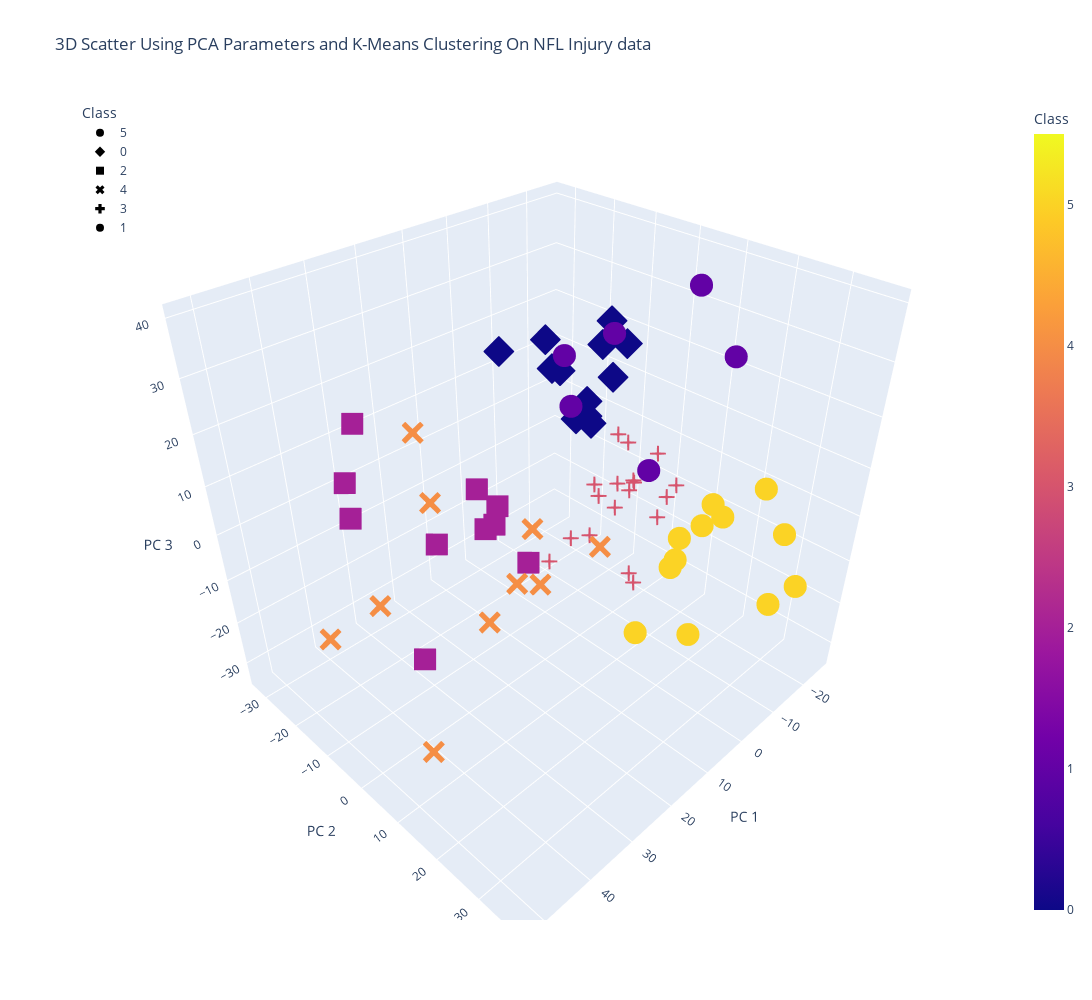

This figure's notebook cell:
### Code cell
fig = px.scatter_3d(
    clustered_play_injuries,
    x="PC 1",
    y="PC 2",
    z="PC 3",
    color='Class',
    symbol='Class',
    width=1200,
    height=1000,
    title="3D Scatter Using PCA Parameters and K-Means Clustering On NFL Injury data",
    hover_name="FieldType",
    hover_data=[clustered_play_injuries.Injury_Duration,
                clustered_play_injuries.Position,
                clustered_play_injuries.Weather,
                clustered_play_injuries.PlayType,
                clustered_play_injuries.StadiumType,
                clustered_play_injuries.BodyPart,
                clustered_play_injuries.RosterPosition,
                clustered_play_injuries.Temperature]
)

fig.update_layout(legend=dict(x=0, y=1))
fig.show()

### Figure 1 — Plotly figure (JSON) as saved in the notebook; plotly's stock layout.template omitted (floating-point values rounded to 4 significant figures; data arrays with more than 128 entries replaced by an {"elided": "..."} marker saying what was removed)
{"data": [{"customdata": [[42, "RB", "Clear", "Rush", "Outdoor", "Knee", "RB", 89], [28, "TE", "Cloudy", "Pass", "Outdoor", "Foot", "TE", 81], [28, "FS", "Cloudy", "Rush", "Outdoor", "Knee", "S", 79], [42, "ILB", "Clear", "Pass", "Indoor", "Knee", "LB", 74], [42, "WR", "Cloudy", "Kickoff", "Outdoor", "Foot", "WR", 76], [42, "DE", "Clear", "Rush", "Open Dome", "Ankle", "DL", 78], [42, "OLB", "Cloudy", "Punt", "Indoor", "Knee", "LB", 84], [28, "WR", "Cloudy", "Pass", "Open Dome", "Knee", "WR", 78], [42, "OLB", "Clear", "Kickoff", "Outdoor", "Knee", "LB", 88], [42, "MLB", "Cloudy", "Pass", "Outdoor", "Ankle", "LB", 70], [42, "RB", "Clear", "Rush", "Outdoor", "Ankle", "RB", 88], [42, "WR", "Cloudy", "Kickoff", "Closed Dome", "Knee", "WR", 68]], "hovertemplate": "<b>%{hovertext}</b><br><br>Class=%{marker.color}<br>PC 1=%{x}<br>PC 2=%{y}<br>PC 3=%{z}<br>Injury_Duration=%{customdata[0]}<br>Position=%{customdata[1]}<br>Weather=%{customdata[2]}<br>PlayType=%{customdata[3]}<br>StadiumType=%{customdata[4]}<br>BodyPart=%{customdata[5]}<br>RosterPosition=%{customdata[6]}<br>Temperature=%{customdata[7]}<extra></extra>", "hovertext": ["Natural", "Natural", "Natural", "Synthetic", "Synthetic", "Synthetic", "Synthetic", "Synthetic", "Natural", "Natural", "Natural", "Synthetic"], "legendgroup": "5", "marker": {"color": [5, 5, 5, 5, 5, 5, 5, 5, 5, 5, 5, 5], "coloraxis": "coloraxis", "symbol": "circle"}, "mode": "markers", "name": "5", "scene": "scene", "showlegend": true, "type": "scatter3d", "x": [-7.831, -5.251, -12.49, 3.134, 6.601, -14.06, 15.43, -16.47, -13.52, -13.37, 7.158, -3.326], "y": [36.14, 17.77, 17.84, 24.15, 25.35, 33.61, 25.98, 19.44, 37.62, 29.19, 30.64, 25.63], "z": [-10.13, -9.189, -5.246, 3.513, 0.005677, 0.2037, -8.209, -4.518, -8.6, 7.811, -10.95, 7.838]}, {"customdata": [[7, "WR", "Cloudy", "Kickoff", "Outdoor", "Knee", "WR", 48], [7, "WR", "Rain", "Punt Returned", "Outdoor", "Ankle", "WR", 58], [7, "OLB", "Cloudy", "Rush", "Outdoor", "Ankle", "LB", 42], [1, "C", "Cloudy", "Rush", "Closed Dome", "Ankle", "OL", 57], [1, "WR", "Rain", "Pass", "Outdoor", "Knee", "WR", 52], [7, "WR", "Clear", "Pass", "Outdoor", "Ankle", "WR", 44], [1, "FS", "Clear", "Punt", "Outdoor", "Ankle", "S", 38], [1, "WR", "Rain", "Rush", "Outdoor", "Ankle", "WR", 39], [7, "TE", "Cloudy", "Kickoff Returned", "Outdoor", "Knee", "TE", 45], [7, "MLB", "Clear", "Punt", "Outdoor", "Knee", "LB", 38], [7, "RB", "Cloudy", "Pass", "Outdoor", "Knee", "RB", 55], [7, "CB", "Cloudy", "Punt Returned", "Outdoor", "Ankle", "CB", 44]], "hovertemplate": "<b>%{hovertext}</b><br><br>Class=%{marker.color}<br>PC 1=%{x}<br>PC 2=%{y}<br>PC 3=%{z}<br>Injury_Duration=%{customdata[0]}<br>Position=%{customdata[1]}<br>Weather=%{customdata[2]}<br>PlayType=%{customdata[3]}<br>StadiumType=%{customdata[4]}<br>BodyPart=%{customdata[5]}<br>RosterPosition=%{customdata[6]}<br>Temperature=%{customdata[7]}<extra></extra>", "hovertext": ["Natural", "Natural", "Synthetic", "Synthetic", "Natural", "Natural", "Natural", "Synthetic", "Synthetic", "Natural", "Synthetic", "Synthetic"], "legendgroup": "0", "marker": {"color": [0, 0, 0, 0, 0, 0, 0, 0, 0, 0, 0, 0], "coloraxis": "coloraxis", "symbol": "diamond"}, "mode": "markers", "name": "0", "scene": "scene", "showlegend": true, "type": "scatter3d", "x": [-19.78, -13.71, -19.94, -15.18, -17.78, -9.352, -13.74, -4.913, -25.11, -23.01, -12.86, -10.47], "y": [-11.24, -12.25, -14.34, -16.51, -16.04, -17.61, -23.76, -27.53, -12.52, -14.9, -10.39, -16.54], "z": [11.6, 5.014, 17.44, 2.067, 5.187, 14.94, 17.37, 16.6, 16.48, 21.2, 4.513, 14.48]}, {"customdata": [[7, "T", "Clear", "Pass", "Outdoor", "Knee", "OL", 79], [7, "FS", "Indoor", "Pass", "Indoor", "Ankle", "S", 68], [7, "CB", "Rain", "Pass", "Outdoor", "Knee", "CB", 58], [1, "OLB", "Clear", "Rush", "Outdoor", "Ankle", "LB", 53], [1, "SS", "Clear", "Pass", "Outdoor", "Knee", "S", 89], [7, "DE", "Rain", "Pass", "Outdoor", "Knee", "DL", 61], [1, "WR", "Clear", "Pass", "Indoor", "Ankle", "WR", 70], [7, "OLB", "Cloudy", "Rush", "Outdoor", "Knee", "LB", 67], [7, "WR", "Clear", "Pass", "Outdoor", "Ankle", "WR", 68], [7, "FS", "Clear", "Pass", "Outdoor", "Ankle", "S", 45]], "hovertemplate": "<b>%{hovertext}</b><br><br>Class=%{marker.color}<br>PC 1=%{x}<br>PC 2=%{y}<br>PC 3=%{z}<br>Injury_Duration=%{customdata[0]}<br>Position=%{customdata[1]}<br>Weather=%{customdata[2]}<br>PlayType=%{customdata[3]}<br>StadiumType=%{customdata[4]}<br>BodyPart=%{customdata[5]}<br>RosterPosition=%{customdata[6]}<br>Temperature=%{customdata[7]}<extra></extra>", "hovertext": ["Natural", "Synthetic", "Natural", "Natural", "Natural", "Natural", "Synthetic", "Natural", "Synthetic", "Natural"], "legendgroup": "2", "marker": {"color": [2, 2, 2, 2, 2, 2, 2, 2, 2, 2], "coloraxis": "coloraxis", "symbol": "square"}, "mode": "markers", "name": "2", "scene": "scene", "showlegend": true, "type": "scatter3d", "x": [6.635, 12.37, 33.63, 29.58, 28.18, 11.22, 4.616, 21.62, 10.52, 27.01], "y": [-8.06, -13.68, -25.9, -32.82, -14.91, -17.02, -18.78, -16.96, -13.19, -31.78], "z": [-17.62, -9.502, -2.446, 0.03381, -33.28, -2.558, -10.58, -9.916, -9.161, 12.03]}, {"customdata": [[42, "SS", "Clear", "Pass", "Outdoor", "Ankle", "S", 63], [42, "SS", "Clear", "Pass", "Outdoor", "Knee", "S", 72], [28, "OLB", "Cloudy", "Rush", "Outdoor", "Knee", "LB", 46], [42, "WR", "Rain", "Punt Returned", "Outdoor", "Knee", "WR", 70], [28, "CB", "Clear", "Rush", "Open Dome", "Ankle", "CB", 73], [42, "C", "Cloudy", "Pass", "Outdoor", "Foot", "OL", 68], [42, "WR", "Cloudy", "Kickoff", "Open Dome", "Ankle", "WR", 89], [28, "MLB", "Cloudy", "Pass", "Outdoor", "Ankle", "LB", 75], [42, "SS", "Clear", "Pass", "Outdoor", "Ankle", "S", 61], [28, "CB", "Cloudy", "Punt Not Returned", "Outdoor", "Foot", "CB", 55]], "hovertemplate": "<b>%{hovertext}</b><br><br>Class=%{marker.color}<br>PC 1=%{x}<br>PC 2=%{y}<br>PC 3=%{z}<br>Injury_Duration=%{customdata[0]}<br>Position=%{customdata[1]}<br>Weather=%{customdata[2]}<br>PlayType=%{customdata[3]}<br>StadiumType=%{customdata[4]}<br>BodyPart=%{customdata[5]}<br>RosterPosition=%{customdata[6]}<br>Temperature=%{customdata[7]}<extra></extra>", "hovertext": ["Synthetic", "Natural", "Synthetic", "Synthetic", "Synthetic", "Natural", "Synthetic", "Synthetic", "Synthetic", "Synthetic"], "legendgroup": "4", "marker": {"color": [4, 4, 4, 4, 4, 4, 4, 4, 4, 4], "coloraxis": "coloraxis", "symbol": "x"}, "mode": "markers", "name": "4", "scene": "scene", "showlegend": true, "type": "scatter3d", "x": [49.97, 36.34, 29.16, 16.04, 52.09, 30.52, 50.51, 18.77, 25.54, 30.96], "y": [5.6, 14.11, -11.1, 18.17, -6.698, 14.2, 16.17, 7.469, 12.57, -5.605], "z": [6.103, -0.3321, 19.76, 5.48, -7.131, 3.99, -16.5, -6.962, 11.02, 9.62]}, {"customdata": {"elided": "19x8 mixed values"}, "hovertemplate": "<b>%{hovertext}</b><br><br>Class=%{marker.color}<br>PC 1=%{x}<br>PC 2=%{y}<br>PC 3=%{z}<br>Injury_Duration=%{customdata[0]}<br>Position=%{customdata[1]}<br>Weather=%{customdata[2]}<br>PlayType=%{customdata[3]}<br>StadiumType=%{customdata[4]}<br>BodyPart=%{customdata[5]}<br>RosterPosition=%{customdata[6]}<br>Temperature=%{customdata[7]}<extra></extra>", "hovertext": ["Natural", "Synthetic", "Natural", "Synthetic", "Natural", "Synthetic", "Natural", "Synthetic", "Natural", "Natural", "Natural", "Natural", "Natural", "Natural", "Natural", "Natural", "Synthetic", "Synthetic", "Synthetic"], "legendgroup": "3", "marker": {"color": [3, 3, 3, 3, 3, 3, 3, 3, 3, 3, 3, 3, 3, 3, 3, 3, 3, 3, 3], "coloraxis": "coloraxis", "symbol": "cross"}, "mode": "markers", "name": "3", "scene": "scene", "showlegend": true, "type": "scatter3d", "x": [-21.94, -23.72, -14.13, -21.72, -15.94, -16.58, -15.02, -18.94, -17.62, -24.63, -6.417, -2.273, -11.13, -23.06, -0.461, -14.05, -10.08, -10.08, -25.82], "y": [-11.0, -1.973, -4.051, -6.176, -2.435, -6.443, -0.476, -5.844, -2.683, -1.539, -4.072, -5.25, 3.929, 1.592, -9.305, -8.764, -6.508, -6.518, 1.699], "z": [-2.068, -3.477, -7.113, -10.92, -8.805, -15.31, -28.26, -0.4984, -7.873, -19.35, -15.77, -14.93, -25.92, -11.93, -21.94, -12.31, -6.582, -6.584, -10.36]}, {"customdata": [[42, "SS", "Cloudy", "Punt", "Outdoor", "Knee", "S", 47], [42, "OLB", "Clear", "Punt", "Outdoor", "Knee", "LB", 33], [42, "DE", "Clear", "Pass", "Outdoor", "Foot", "DL", 38], [42, "DT", "Clear", "Rush", "Outdoor", "Knee", "DL", 39], [42, "OLB", "Cloudy", "Pass", "Outdoor", "Ankle", "LB", 46], [42, "RB", "Clear", "Rush", "Open Dome", "Ankle", "RB", 60]], "hovertemplate": "<b>%{hovertext}</b><br><br>Class=%{marker.color}<br>PC 1=%{x}<br>PC 2=%{y}<br>PC 3=%{z}<br>Injury_Duration=%{customdata[0]}<br>Position=%{customdata[1]}<br>Weather=%{customdata[2]}<br>PlayType=%{customdata[3]}<br>StadiumType=%{customdata[4]}<br>BodyPart=%{customdata[5]}<br>RosterPosition=%{customdata[6]}<br>Temperature=%{customdata[7]}<extra></extra>", "hovertext": ["Synthetic", "Natural", "Natural", "Synthetic", "Synthetic", "Synthetic"], "legendgroup": "1", "marker": {"color": [1, 1, 1, 1, 1, 1], "coloraxis": "coloraxis", "symbol": "circle"}, "mode": "markers", "name": "1", "scene": "scene", "showlegend": true, "type": "scatter3d", "x": [-14.5, -11.69, 12.32, 3.324, 13.72, 5.016], "y": [19.32, 13.1, 6.212, 8.323, 9.079, 18.25], "z": [28.57, 39.9, 33.61, 34.99, 26.5, 14.96]}], "layout": {"coloraxis": {"colorbar": {"title": {"text": "Class"}}, "colorscale": [[0, "#0d0887"], [0.1111, "#46039f"], [0.2222, "#7201a8"], [0.3333, "#9c179e"], [0.4444, "#bd3786"], [0.5556, "#d8576b"], [0.6667, "#ed7953"], [0.7778, "#fb9f3a"], [0.8889, "#fdca26"], [1, "#f0f921"]]}, "height": 1000, "legend": {"title": {"text": "Class"}, "tracegroupgap": 0, "x": 0, "y": 1}, "scene": {"domain": {"x": [0, 1], "y": [0, 1]}, "xaxis": {"title": {"text": "PC 1"}}, "yaxis": {"title": {"text": "PC 2"}}, "zaxis": {"title": {"text": "PC 3"}}}, "title": {"text": "3D Scatter Using PCA Parameters and K-Means Clustering On NFL Injury data"}, "width": 1200}}
